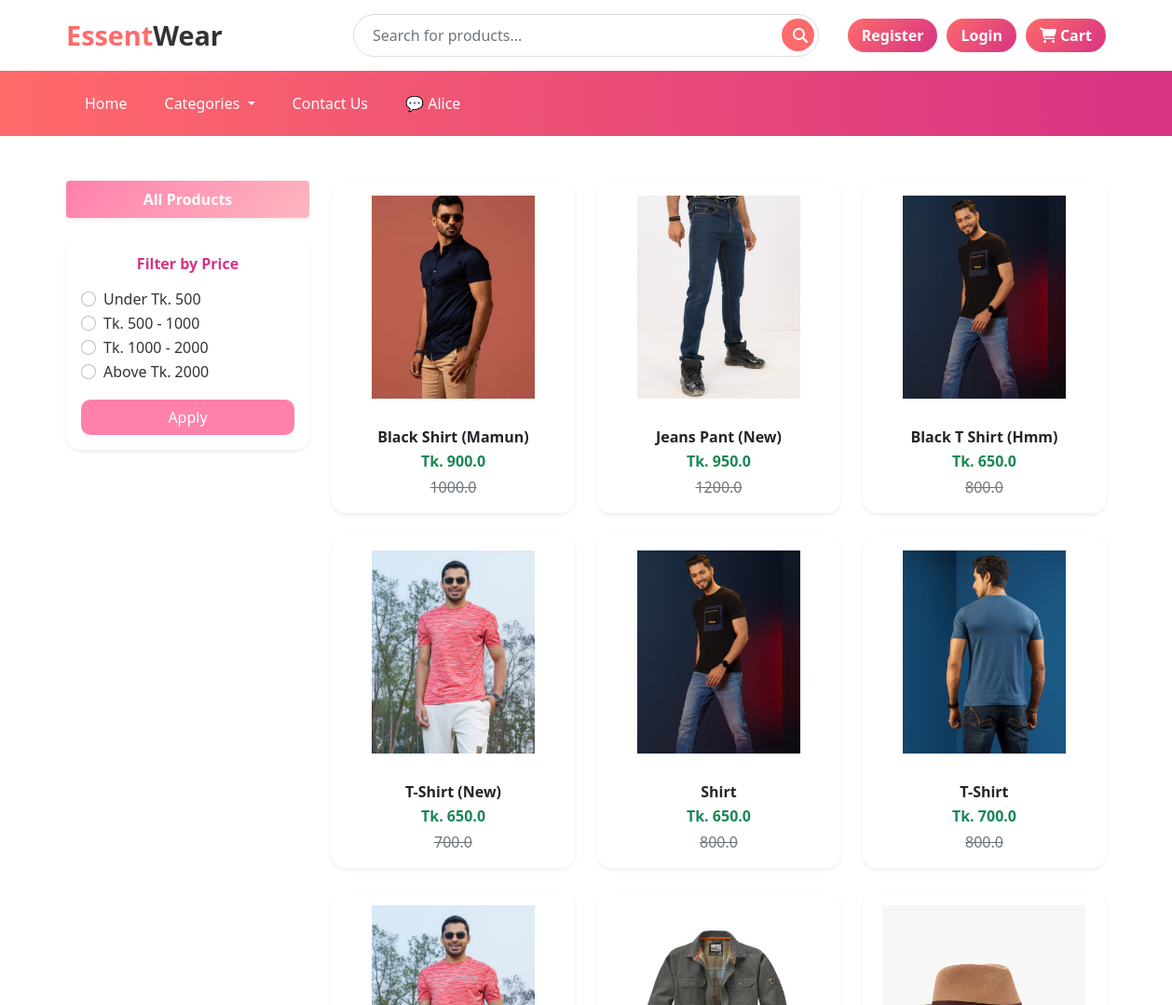
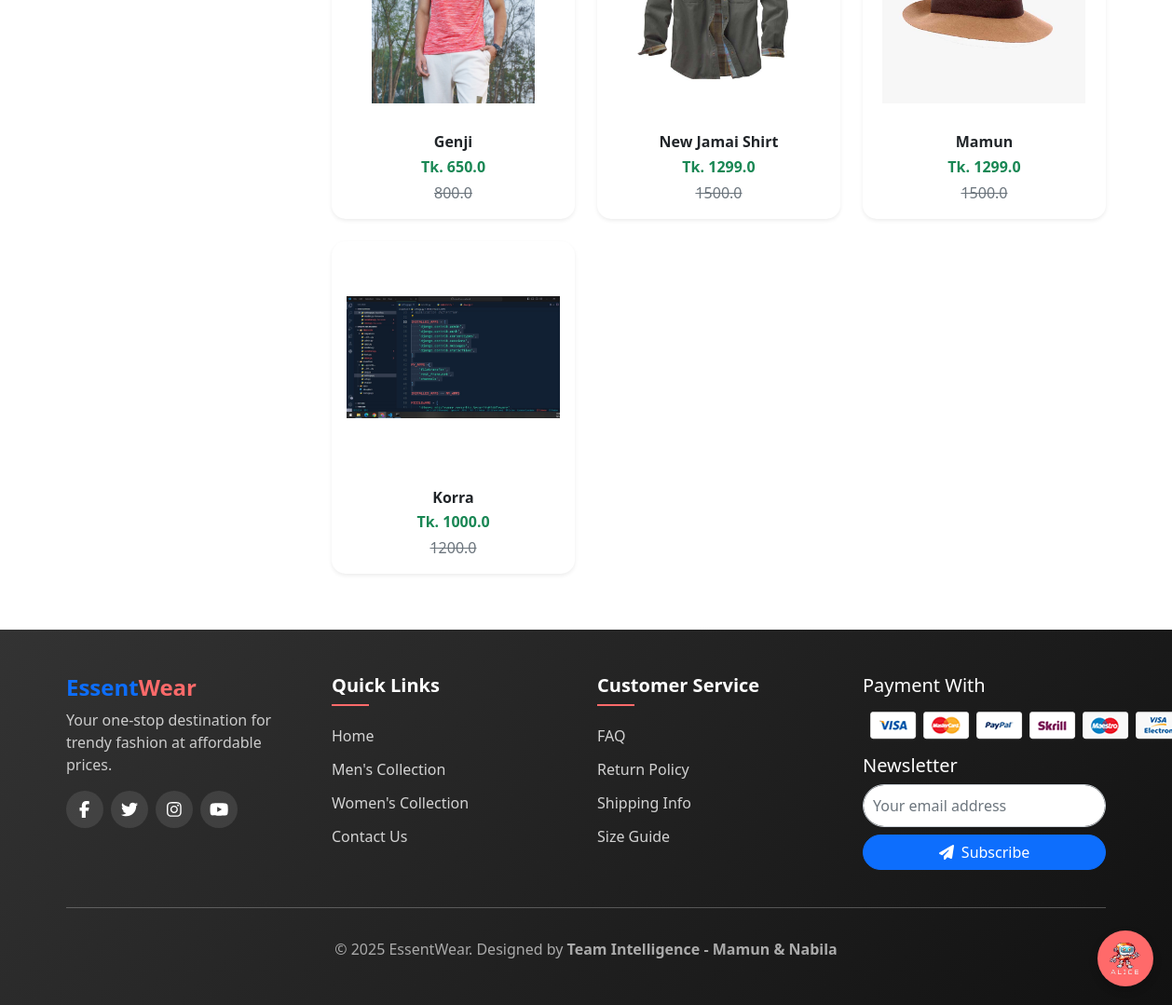
The app's page /men/ with its own data (2 pictures, top to bottom).
### app/models.py (models this page shows, shortened)
class Product(models.Model):
    title = models.CharField(max_length=100)
    selling_price = models.FloatField()
    discounted_price = models.FloatField()
    description = models.TextField(default='null')
    category = models.CharField(choices=CATEGORY_CHOICES, max_length=2)
    p_image = models.ImageField(upload_to='product_img')
    owner = models.ForeignKey(User, on_delete=models.CASCADE, related_name='products',null=True, blank=True) # Added owner field
    quantity = models.PositiveIntegerField(default=0)  # 🧮 নতুন field

### app/views.py (the view)
# urls.py: path('men/', views.men, name='men'),
def men(request, data=None):
    men = Product.objects.filter(category='M')
    price = request.GET.get("price")
    if price == "under500":
        men = men.filter(discounted_price__lt=500)
    elif price == "500-1000":
        men = men.filter(discounted_price__gte=500, discounted_price__lte=1000)
    elif price == "1000-2000":
        men = men.filter(discounted_price__gte=1000, discounted_price__lte=2000)
    elif price == "above2000":
        men = men.filter(discounted_price__gt=2000)
    return render(request, 'app/product/men.html', {'mens': men})

### app/templates/app/product/men.html (shortened to what this page needs)
{% extends 'app/base.html' %}
{% load static %}
{% block main-content %}
<div class="container my-5">
  <div class="row">
    <div class="col-md-3 mb-4">
      <div class="list-group shadow-sm rounded border-0">
        <a href="{% url 'men' %}"
           class="list-group-item list-group-item-action fw-semibold text-center active"
           style="background: linear-gradient(135deg, #ff80ab, #ffb6c1); border: none; color: #fff;">
          All Products
        </a>
      </div>
      <div class="card mt-4 border-0 shadow-sm" style="border-radius: 15px;">
        <div class="card-body">
          <h6 class="fw-bold mb-3 text-center" style="color: #d63384;">Filter by Price</h6>
          <form method="get" action="">
            <div class="form-check">
              <input class="form-check-input" type="radio" name="price" id="under500" value="under500">
              <label class="form-check-label" for="under500">Under Tk. 500</label>
            </div>
            <div class="form-check">
              <input class="form-check-input" type="radio" name="price" id="500to1000" value="500-1000">
              <label class="form-check-label" for="500to1000">Tk. 500 - 1000</label>
            </div>
            <div class="form-check">
              <input class="form-check-input" type="radio" name="price" id="1000to2000" value="1000-2000">
              <label class="form-check-label" for="1000to2000">Tk. 1000 - 2000</label>
            </div>
            <div class="form-check">
              <input class="form-check-input" type="radio" name="price" id="above2000" value="above2000">
              <label class="form-check-label" for="above2000">Above Tk. 2000</label>
            </div>
            <button type="submit" class="btn w-100 mt-3 fw-semibold"
                    style="background: #ff80ab; color: white; border-radius: 10px;">
              Apply
            </button>
          </form>
        </div>
      </div>
    </div>
    <div class="col-md-9">
      <div class="row g-4">
        {% for product in mens %}
        <div class="col-sm-6 col-md-4">
          <div class="card h-100 border-0 shadow-sm product-card">
            <a href="{% url 'product-detail' product.id %}" class="text-decoration-none text-dark">
              <img src="{{ product.p_image.url }}" class="card-img-top p-3 img-fluid" alt="{{ product.title }}" style="height: 250px; object-fit: contain;">
              <div class="card-body text-center">
                <h6 class="card-title fw-bold mb-1">{{ product.title }}</h6>
                <p class="mb-1 text-success fw-bold">Tk. {{ product.discounted_price }}</p>
                <p class="text-muted text-decoration-line-through mb-0">
                  {{ product.selling_price }}
                </p>
              </div>
            </a>
          </div>
        </div>
        {% empty %}
        <p class="text-center text-muted">No products available.</p>
        {% endfor %}
      </div>
    </div>
  </div>
</div>
{% endblock main-content %}

### app/templates/app/base.html (style rules this page uses)
:root { --primary-color: #ff6a6a; --secondary-color: #d63384; --dark-color: #333; --light-color: #f9f9f9; }
body { font-family: "Segoe UI", Tahoma, Geneva, Verdana, sans-serif; background-color: #fff; color: #333; }

### app/templates/app/product/men.html (style rules this page uses)
.product-card { transition: transform 0.3s ease, box-shadow 0.3s ease; border-radius: 15px; }
.list-group-item.active { font-weight: bold; }

### records on screen
Product: p_image (picture), title "Black Shirt (Mamun)", discounted_price "900.0", selling_price "1000.0"
Product: p_image (picture), title "Jeans Pant (New)", discounted_price "950.0", selling_price "1200.0"
Product: p_image (picture), title "Black T Shirt (Hmm)", discounted_price "650.0", selling_price "800.0"
Product: p_image (picture), title "T-Shirt (New)", discounted_price "650.0", selling_price "700.0"
Product: p_image (picture), title "Shirt", discounted_price "650.0", selling_price "800.0"
Product: p_image (picture), title "T-Shirt", discounted_price "700.0", selling_price "800.0"
Product: p_image (picture), title "Genji", discounted_price "650.0", selling_price "800.0"
Product: p_image (picture), title "New Jamai Shirt", discounted_price "1299.0", selling_price "1500.0"
Product: p_image (picture), title "Mamun", discounted_price "1299.0", selling_price "1500.0"
Product: p_image (picture), title "Korra", discounted_price "1000.0", selling_price "1200.0"
